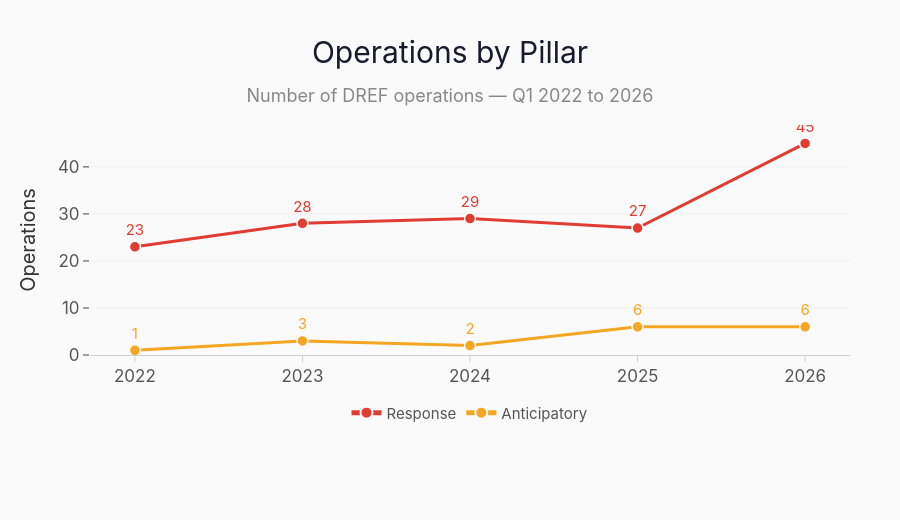

This figure's notebook cell:
### Code cell
# Figure C2: Operations by Pillar
fig_c2 = go.Figure()
for pillar, color in [('Response', IFRC_RED), ('Anticipatory', AMBER)]:
    subset = pillar_data[pillar_data['pillar'] == pillar].sort_values('approval_year')
    fig_c2.add_trace(go.Scatter(
        x=subset['approval_year'],
        y=subset['ops'],
        mode='lines+markers+text',
        name=pillar,
        line={'color': color, 'width': 3, 'shape': 'linear'},
        marker={'size': 11, 'color': color, 'line': {'color': FLR_PAPER, 'width': 1.5}},
        text=[str(int(value)) for value in subset['ops']],
        textposition='top center',
        textfont={'color': color, 'size': 15, 'family': FLR_FONT},
    ))

fig_c2.update_layout(
    **flr_layout(
        'Operations by Pillar',
        subtitle='Number of DREF operations — Q1 2022 to 2026',
        height=520,
        margin_b=165,
        margin_t=125,
    ),
    legend=flr_legend(y=-0.18),
    xaxis=flr_xaxis('', tickmode='linear', dtick=1),
    yaxis=flr_yaxis('Operations', rangemode='tozero'),
)

save_figure(fig_c2, 'figure_c2_pillar_ops', width=1200, height=520)
fig_c2

### Figure 1 — Plotly figure (JSON) as saved in the notebook; plotly's stock layout.template omitted (floating-point values rounded to 4 significant figures)
{"data": [{"line": {"color": "#E03C31", "shape": "linear", "width": 3}, "marker": {"color": "#E03C31", "line": {"color": "#fafafa", "width": 1.5}, "size": 11}, "mode": "lines+markers+text", "name": "Response", "text": ["23", "28", "29", "27", "45"], "textfont": {"color": "#E03C31", "family": "Inter, Segoe UI, Helvetica Neue, Arial, sans-serif", "size": 15}, "textposition": "top center", "type": "scatter", "x": [2022, 2023, 2024, 2025, 2026], "y": [23, 28, 29, 27, 45]}, {"line": {"color": "#F5A623", "shape": "linear", "width": 3}, "marker": {"color": "#F5A623", "line": {"color": "#fafafa", "width": 1.5}, "size": 11}, "mode": "lines+markers+text", "name": "Anticipatory", "text": ["1", "3", "2", "6", "6"], "textfont": {"color": "#F5A623", "family": "Inter, Segoe UI, Helvetica Neue, Arial, sans-serif", "size": 15}, "textposition": "top center", "type": "scatter", "x": [2022, 2023, 2024, 2025, 2026], "y": [1, 3, 2, 6, 6]}], "layout": {"font": {"color": "#444444", "family": "Inter, Segoe UI, Helvetica Neue, Arial, sans-serif", "size": 15}, "height": 520, "hoverlabel": {"bgcolor": "white", "bordercolor": "#ddd", "font": {"family": "Inter, Segoe UI, Helvetica Neue, Arial, sans-serif", "size": 14}}, "legend": {"bgcolor": "rgba(0,0,0,0)", "borderwidth": 0, "font": {"color": "#555555", "family": "Inter, Segoe UI, Helvetica Neue, Arial, sans-serif", "size": 15}, "itemsizing": "constant", "orientation": "h", "x": 0.5, "xanchor": "center", "y": -0.18, "yanchor": "top"}, "margin": {"b": 165, "l": 90, "r": 50, "t": 125}, "paper_bgcolor": "#fafafa", "plot_bgcolor": "#fafafa", "title": {"font": {"color": "#1a1a2e", "family": "Inter, Segoe UI Semibold, Inter, Segoe UI, Helvetica Neue, Arial, sans-serif", "size": 30}, "pad": {"b": 18}, "text": "Operations by Pillar<br><span style=\"font-size:18px;color:#888;\">Number of DREF operations — Q1 2022 to 2026</span>", "x": 0.5, "xanchor": "center"}, "xaxis": {"automargin": true, "dtick": 1, "linecolor": "#d0d0d0", "linewidth": 1, "showgrid": false, "showline": true, "tickcolor": "#d0d0d0", "tickfont": {"color": "#555555", "family": "Inter, Segoe UI, Helvetica Neue, Arial, sans-serif", "size": 17}, "ticklen": 6, "tickmode": "linear", "ticks": "outside", "tickwidth": 1, "title": {"font": {"color": "#333333", "family": "Inter, Segoe UI, Helvetica Neue, Arial, sans-serif", "size": 20}, "standoff": 16, "text": ""}, "zeroline": false}, "yaxis": {"automargin": true, "gridcolor": "#e8e8e8", "gridwidth": 0.7, "rangemode": "tozero", "showgrid": true, "showline": false, "tickfont": {"color": "#555555", "family": "Inter, Segoe UI, Helvetica Neue, Arial, sans-serif", "size": 17}, "ticklen": 6, "ticks": "outside", "tickwidth": 1, "title": {"font": {"color": "#333333", "family": "Inter, Segoe UI, Helvetica Neue, Arial, sans-serif", "size": 20}, "standoff": 16, "text": "Operations"}, "zeroline": false}}}
